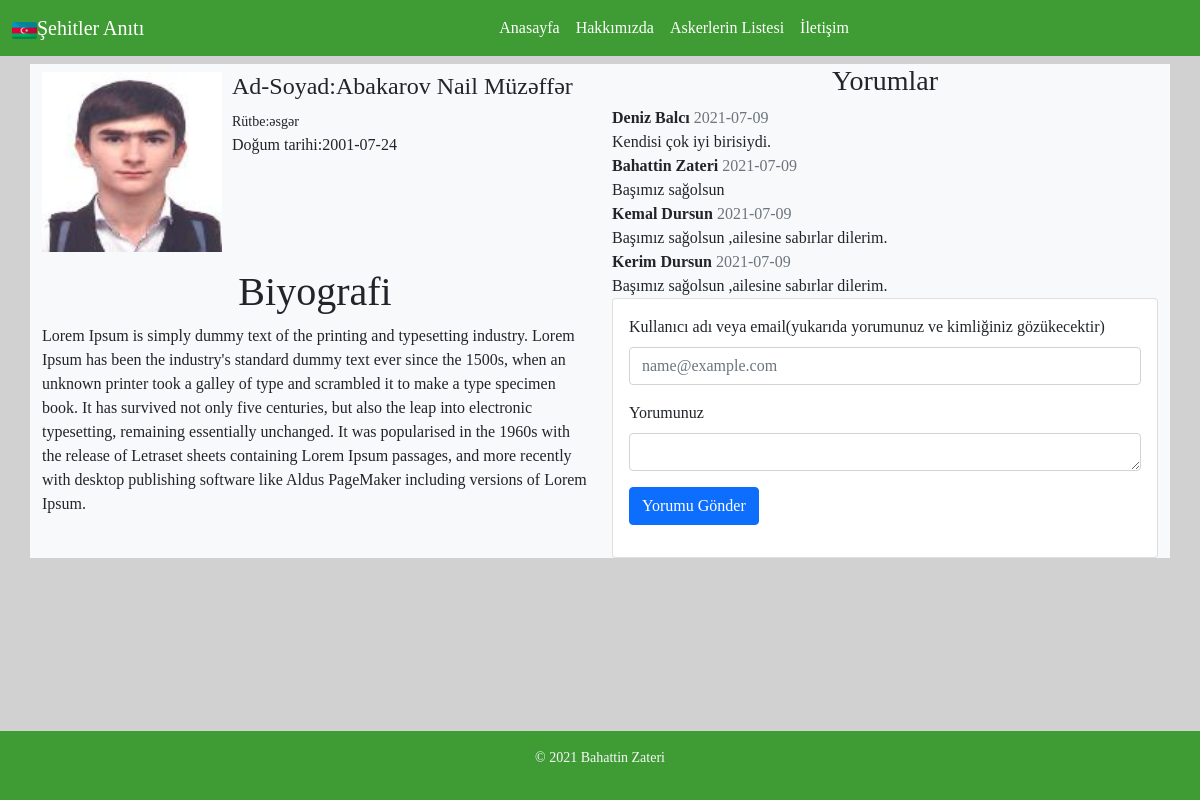
Page /website/soldier.php?id=24 on the committed database.
### tables this page shows
CREATE TABLE `soldier` (
  `id` int(11) NOT NULL,
  `fotograf` varchar(300) NOT NULL,
  `rutbe` text NOT NULL,
  `ad_soyad` text NOT NULL,
  `d_tarihi` date NOT NULL
);

CREATE TABLE `comments` (
  `id` int(11) NOT NULL,
  `asker_id` int(11) NOT NULL,
  `nickname` text NOT NULL,
  `message` text NOT NULL,
  `post_date` date NOT NULL
);

### website/soldier.php (the view, shortened to what this page needs)
<?php include('header.php'); ?>
<main>
  <section class="container mt-2">
    <div class="row">
      <div class="col-md-6 col-sm-12 bg-light ">
        <?php
        $id = $_GET['id'];
        $sql = "SELECT * FROM soldier WHERE id=:id";
        $query = $conn->prepare($sql);
        $query->execute(array('id' => $id));
        while ($row = $query->fetch(PDO::FETCH_ASSOC)) {
          $name = $row['ad_soyad'];
          $d_tarihi = $row['d_tarihi'];
          $rutbe = $row['rutbe'];
          $filename =  $row['fotograf'];
        }
        ?>
        <div class="profil  row  pt-2 pb-2 ">
          <div class="col-sm-6 col-md-4">
            <img src="<?php echo '../soldier_images/' . $filename; ?>" alt="" class="img-rounded img-responsive" style="width: 180px;height: 180px;" />
          </div>
          <div class="col-sm-6 col-md-8">
            <h4> Ad-Soyad:<?php echo   $name; ?> </h4>
            <small>Rütbe:<?php echo $rutbe; ?>
            </small>
            <p>
             Doğum tarihi:<?php echo $d_tarihi; ?>
            </p>
          </div>
        </div>
        <div class="profil row mt-2">
          <h1 class="text-center">Biyografi</h1>
          <article>
            Lorem Ipsum is simply dummy text of the printing and typesetting industry. Lorem Ipsum has been the industry's standard dummy text
            ever since the 1500s, when an unknown printer took a galley of type and scrambled it to make a type specimen book. It has survived
            not only five centuries, but also the leap into electronic typesetting, remaining essentially unchanged. It was popularised in the 1960s
            with the release of Letraset sheets containing
            Lorem Ipsum passages, and more recently with desktop publishing software like Aldus PageMaker including versions of Lorem Ipsum.
          </article>
        </div>
      </div>
      <div class="col-md-6 col-sm-12 bg-light ">
        <h3 class="text-center">Yorumlar</h3>
        <div class="col-md-12 " style="
            max-height: 200px;
            overflow: scroll;">
          <?php
          $id = $_GET['id'];
          $sql = "SELECT * FROM comments WHERE asker_id=:id";
          $query = $conn->prepare($sql);
          $query->execute(array('id' => $id));
          while ($drow = $query->fetch(PDO::FETCH_ASSOC)) :
          ?>
            <div class="panel panel-default">
              <div class="panel-heading">
                <strong><?php echo $drow['nickname']; ?></strong> <span class="text-muted"><?php echo  $drow['post_date']; ?></span>
              </div>
              <div class="panel-body">
                <?php echo  $drow['message']; ?>
              </div>
            </div>
          <?php endwhile; ?>
        </div>
        <div class="card">
          <div class="card-body">
            <form action="comment_add.php" method="post" enctype="multipart/form-data">
              <div class="mb-3">
                <label for="email" class="form-label">Kullanıcı adı veya email(yukarıda yorumunuz ve kimliğiniz gözükecektir)</label>
                <input type="text" class="form-control" name="nickname" id="email" placeholder="name@example.com">
              </div>
              <div class="mb-3">
                <label for="comment" class="form-label">Yorumunuz</label>
                <textarea class="form-control" name="comment" id="comment" rows="1"></textarea>
              </div>
              <div class="mb-3">
                <input type="submit" name="sendcomment" value="Yorumu Gönder" name="submit" class="btn btn-primary ">
              </div>
            </form>
          </div>
        </div>
      </div>
    </div>
  </section>
</main>
<?php include('footer.php'); ?>

### website/header.php (shortened to what this page needs)
<!DOCTYPE html>
<html lang="en">
<head>
  <link rel="stylesheet" href="https://cdnjs.cloudflare.com/ajax/libs/font-awesome/5.15.3/css/all.min.css" />
  <link href="https://cdn.jsdelivr.net/npm/bootstrap@5.0.0-beta3/dist/css/bootstrap.min.css" rel="stylesheet" />
  <link rel="stylesheet" href="https://unpkg.com/leaflet@1.7.1/dist/leaflet.css" />
  <link href="static/product.css" rel="stylesheet" />
</head>
<body>
  <nav class="navbar navbar-expand-lg navbar-dark menucolor sticky-top" aria-label="Tenth navbar example">
    <div class="container-fluid">
      <a class="navbar-brand" href="index.php"><img src="static/img/azerbaijan.png" width="25px" />Şehitler Anıtı</a>
      <div class="collapse navbar-collapse justify-content-md-center" id="navbarsExample08">
        <ul class="navbar-nav">
          <li class="nav-item">
            <a class="nav-link active" aria-current="page" href="index.php">Anasayfa
            </a>
          </li>
          <li class="nav-item">
            <a class="nav-link active" aria-current="page" href="about.php">Hakkımızda
            </a>
          </li>
          <li class="nav-item">
            <a class="nav-link active" aria-current="page" href="soldiers.php">Askerlerin Listesi
            </a>
          </li>
          <li class="nav-item">
            <a class="nav-link active" aria-current="page" href="contact.php">İletişim</a>
          </li>
        </ul>
      </div>
    </div>
  </nav>

### website/footer.php (shortened to what this page needs)
    <footer class="container-fluid menucolor py-3 fixed-bottom" style="margin-top: 90px">
      <div class="row">
        <div class="col-12 col-md text-center">
          <small class="d-block mb-3 text-light"
            >&copy; 2021 Bahattin Zateri
          </small>
        </div>
      </div>
    </footer>
  </body>
</html>

### website/static/product.css (style rules this page uses)
:root { --beyaz: #FFFFFF; --yesil:#3F9C35; --kyesil:#3F9C35; --gri:#D1D1D1; --acikmavi:#00B9E4; --mavi:#00B9E4; --kirmizi:#ED2939; }
body { font-family: archer; background-color: var(--gri); }
.menucolor { background-color: var( --kyesil); }

### rows in the picture
soldier: fotograf (picture), ad_soyad "Abakarov Nail Müzəffər", rutbe "əsgər", d_tarihi "2001-07-24"
comments: nickname "Deniz Balcı", post_date "2021-07-09", message "Kendisi çok iyi birisiydi."
comments: nickname "Bahattin Zateri", post_date "2021-07-09", message "Başımız sağolsun"
comments: nickname "Kemal Dursun", post_date "2021-07-09", message "Başımız sağolsun ,ailesine sabırlar dilerim."
comments: nickname "Kerim Dursun", post_date "2021-07-09", message "Başımız sağolsun ,ailesine sabırlar dilerim."
